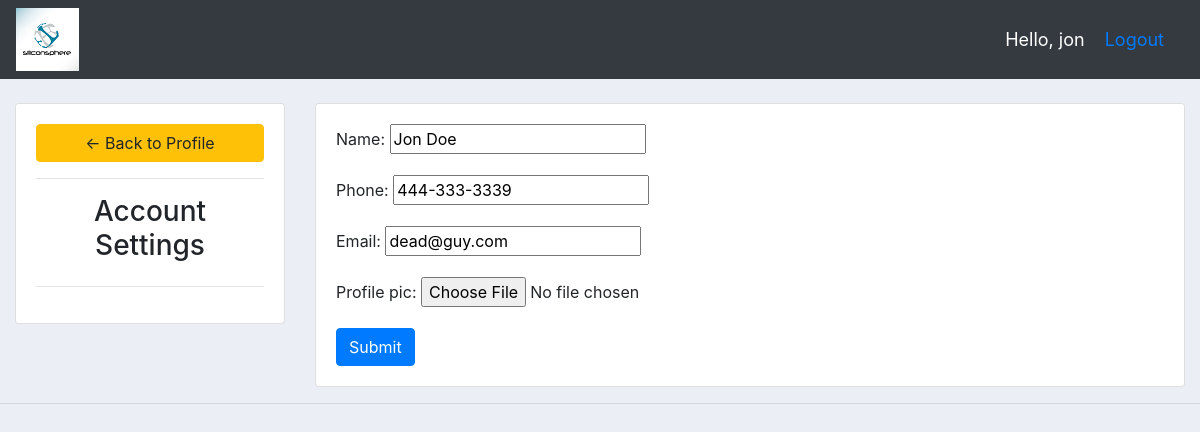
Page /account/ (signed in) on the committed database.
### accounts/models.py (models this page shows, shortened)
class Customer(models.Model):
    user = models.OneToOneField(User, null=True, on_delete=models.CASCADE)
    name = models.CharField(max_length=200, null=True)
    phone = models.CharField(max_length=200, null=True)
    email = models.EmailField(max_length=254, null=True)
    profile_pic = models.ImageField(default='defaultpro.png',null=True, blank=True)
    date_created = models.DateTimeField(auto_now_add=True, null=True)

### accounts/decorators.py (the view)
        def wrapper_func(request, *args, **kwargs):
            groups = None
            if request.user.groups.exists():
                groups = request.user.groups.all()[0].name
            if groups in allowed_roles:
                return view_func(request, *args, **kwargs)
            else:
                return HttpResponse('You are not authorized to access this page.')

### accounts/forms.py
class CustomerForm(ModelForm):
    class Meta:
        model = Customer
        fields = '__all__'
        exclude = ['user']

### accounts/views.py (called while the page is built)
@login_required(login_url='login')
@allowed_users(allowed_roles=['customer'])
def accountSetings(request):
    customer = request.user.customer
    form = CustomerForm(instance=customer)
    if request.method == 'POST':
        form = CustomerForm(request.POST, request.FILES, instance=customer)
        if form.is_valid():
            form.save()
    context = {'form':form}
    return render(request, 'accounts/account_settings.html', context)

### accounts/templates/accounts/account_settings.html (shortened to what this page needs)
{%  extends 'accounts/main.html' %}
{% load static %}
{% block content %}
<br>
<div class="row">
	<div class="col-md-3">
		<div class="card card-body">
			<a class="btn btn-warning" href="{% url 'dashboard' %}"> &#8592; Back to Profile</a>
			<hr>
			<h3 style="text-align: center">Account Settings</h3>
            <hr>
		</div>
	</div>
	<div class="col-md-9">
		<div class="card card-body">
			<form method="POST" action="" enctype="multipart/form-data">
				{{form.as_p}}
			<input class="btn btn-primary" type="submit" name="Update Information">
			</form>
		</div>
	</div>
</div>
{% endblock %}

### accounts/templates/accounts/navbar.html (shortened to what this page needs)
{% load static %}
<nav class="navbar navbar-expand-lg navbar-dark bg-dark">
    <img src="{% static 'images/23.png' %}">
    <span class="rt-side-msg">Hello, {{ request.user }} </span>
    <span class="rt-side-msg"><a href="{% url 'logout' %}">Logout</a></span>
  </nav>

### static/css/main.css (style rules this page uses)
body { background-color: #ebeff5; }

### accounts/templates/accounts/navbar.html (style rules this page uses)
.rt-side-msg { font-size: 18px; color: #fff; margin-right: 20px; float: right; }

### rows in the picture
Customer: name "Jon Doe", phone "444-333-3339", email "dead@guy.com"

### other values in the picture
{{ request.user }} "jon"
